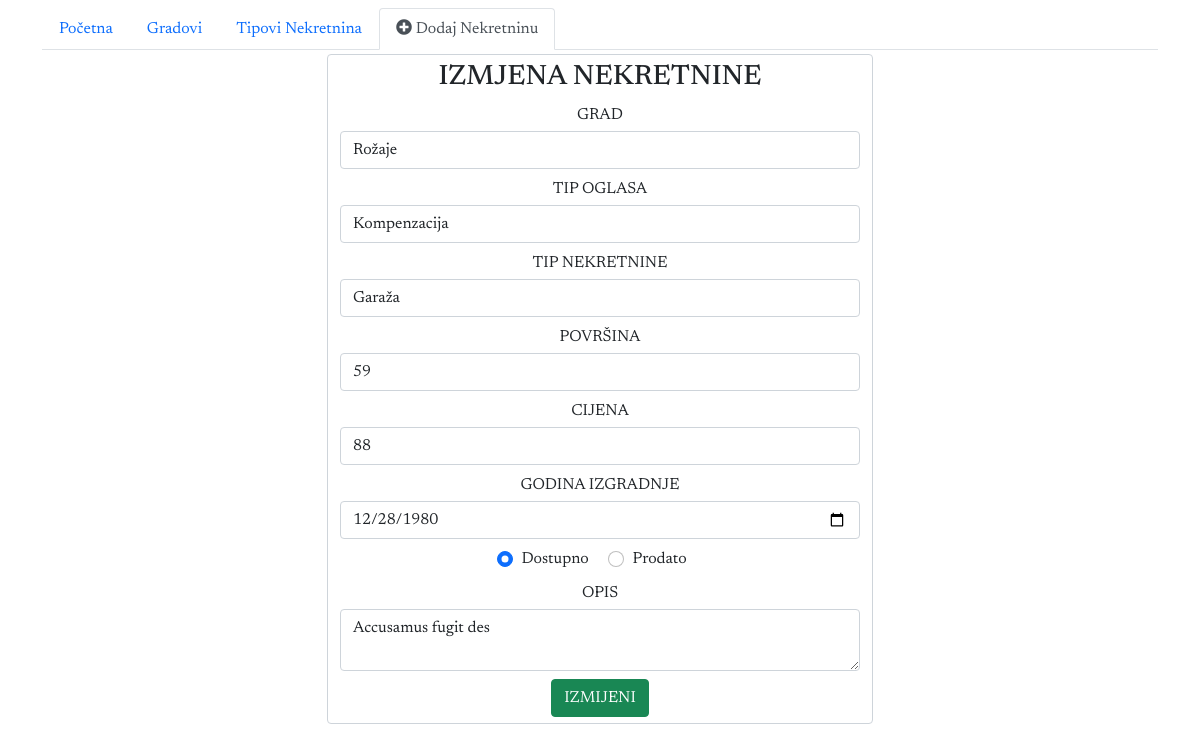
The app's page /nekretnina/edit.php?id=7 with its own data.
### tables this page shows
CREATE TABLE `nekretnina` (
  `id` int(11) NOT NULL,
  `grad_id` int(11) NOT NULL,
  `tip_oglasa_id` int(11) NOT NULL,
  `tip_nekretnine_id` int(11) NOT NULL,
  `povrsina` int(11) NOT NULL,
  `cijena` int(11) NOT NULL,
  `god_izgradnje` date DEFAULT NULL,
  `opis` text DEFAULT NULL,
  `status` varchar(255) NOT NULL DEFAULT 'dostupno',
  `dat_prodaje` date DEFAULT NULL
);

### functions.php (the view, shortened to what this page needs)
<?php
$dbconn = mysqli_connect("localhost", "root", "", "nekretnina_db");
function vratiti($table_name)
{
    global $dbconn;
    $arr = [];
    $q = "SELECT * FROM $table_name";
    $res = mysqli_query($dbconn, $q);
    while ($row = mysqli_fetch_assoc($res)) {
        $arr[] = $row;
    }
    return $arr;
}
function selectOptionsEdit($arr, $name, $nekretnina)
{
    for ($i = 0; $i < count($arr); $i++) {
        $element = $arr[$i];
        $id = $element['id'];
        $sel = "";
        if ($id == $nekretnina[$name])
            $sel = "selected";
        echo "<option value='$id' $sel>" . ucfirst($element['naziv']) . "</option>";
    }
}

### nekretnina/edit.php (shortened to what this page needs)
<?php
include "../functions.php";
isset($_GET['id']) ? $id = $_GET['id'] : exit("Error!");
$q = "SELECT * FROM nekretnina WHERE id = $id";
$res = mysqli_query($dbconn, $q);
$nekretnina = mysqli_fetch_assoc($res);
$arr_grad = vratiti("grad");
$arr_tip_nekretnine = vratiti("tip_nekretnine");
$arr_tip_oglasa = vratiti("tip_oglasa");
?>
<!DOCTYPE html>
<html lang="en">
<head>
    <link href="https://cdn.jsdelivr.net/npm/bootstrap@5.0.0-beta2/dist/css/bootstrap.min.css" rel="stylesheet">
    <link rel="stylesheet" href="https://pro.fontawesome.com/releases/v5.10.0/css/all.css" />
    <link rel="stylesheet" href="../style.css">
</head>
<body>
    <div class="container">
        <div class="row mt-1">
            <div class="col-3"></div>
            <div class="col-6">
                <form action="./edit_db.php" method="POST" class="form-control">
                    <h3 class="text-center">IZMJENA NEKRETNINE</h3>
                    <div class="text-center">
                        <label for="grad">GRAD</label>
                        <select name="grad" id="grad" class="form-control mt-1">
                            <?php
                            selectOptionsEdit($arr_grad, "grad_id", $nekretnina);
                            ?>
                        </select>
                    </div>
                    <div class="text-center my-2">
                        <label for="tip_o">TIP OGLASA</label>
                        <select name="tip_o" id="tip_o" class="form-control mt-1">
                        </select>
                    </div>
                    <div class="text-center my-2">
                        <label for="tip_n">TIP NEKRETNINE</label>
                        <select name="tip_n" id="tip_n" class="form-control mt-1">
                        </select>
                    </div>
                    <div class="text-center my-2">
                        <label for="povrsina">POVRŠINA</label>
                        <input type="number" name="povrsina" id="povrsina" class="form-control mt-1" value="<?= $nekretnina['povrsina'] ?>">
                    </div>
                    <div class="text-center my-2">
                        <label for="cijena">CIJENA</label>
                        <input type="number" name="cijena" id="cijena" class="form-control mt-1" value="<?= $nekretnina['cijena'] ?>">
                    </div>
                    <div class="text-center my-2">
                        <label for="god_izgradnje">GODINA IZGRADNJE</label>
                        <input type="date" name="god_izgradnje" id="god_izgradnje" class="form-control mt-1" value="<?= $nekretnina['god_izgradnje'] ?>">
                    </div>
                    <div class="my-2 text-center">
                        <?php
                        $e = "";
                        $c = "";
                        $d = "";
                        if ($nekretnina['status'] == "dostupno") {
                            $c = "checked";
                        } else {
                            $e = "checked";
                            $d = "disabled";
                        }
                        ?>
                        <div class="form-check form-check-inline">
                            <input class="form-check-input" type="radio" name="status" id="inlineRadio1" value="dostupno" <?php echo $c . " " . $d ?>>
                            <label class="form-check-label" for="inlineRadio1">Dostupno</label>
                        </div>
                        <div class="form-check form-check-inline">
                            <input class="form-check-input" type="radio" name="status" id="inlineRadio2" value="prodato" <?= $e ?>>
                            <label class="form-check-label" for="inlineRadio2">Prodato</label>
                        </div>
                    </div>
                    <div class="text-center my-2">
                        <label for="opis">OPIS</label>
                        <textarea name="opis" id="opis" class="form-control mt-1"><?= $nekretnina['opis'] ?></textarea>
                    </div>
                    <div class="text-center mt-1">
                        <input type="submit" class="btn btn-success" value="IZMIJENI">
                    </div>
                </form>
            </div>
        </div>
    </div>
</body>
</html>

### style.css (style rules this page uses)
body { font-family: "Newsreader", serif; }

### records on screen
nekretnina: povrsina "59", cijena "88", god_izgradnje "12/28/1980", opis "Accusamus fugit des"

### other values on screen
form field grad "Rožaje"
form field tip_o "Kompenzacija"
form field tip_n "Garaža"
